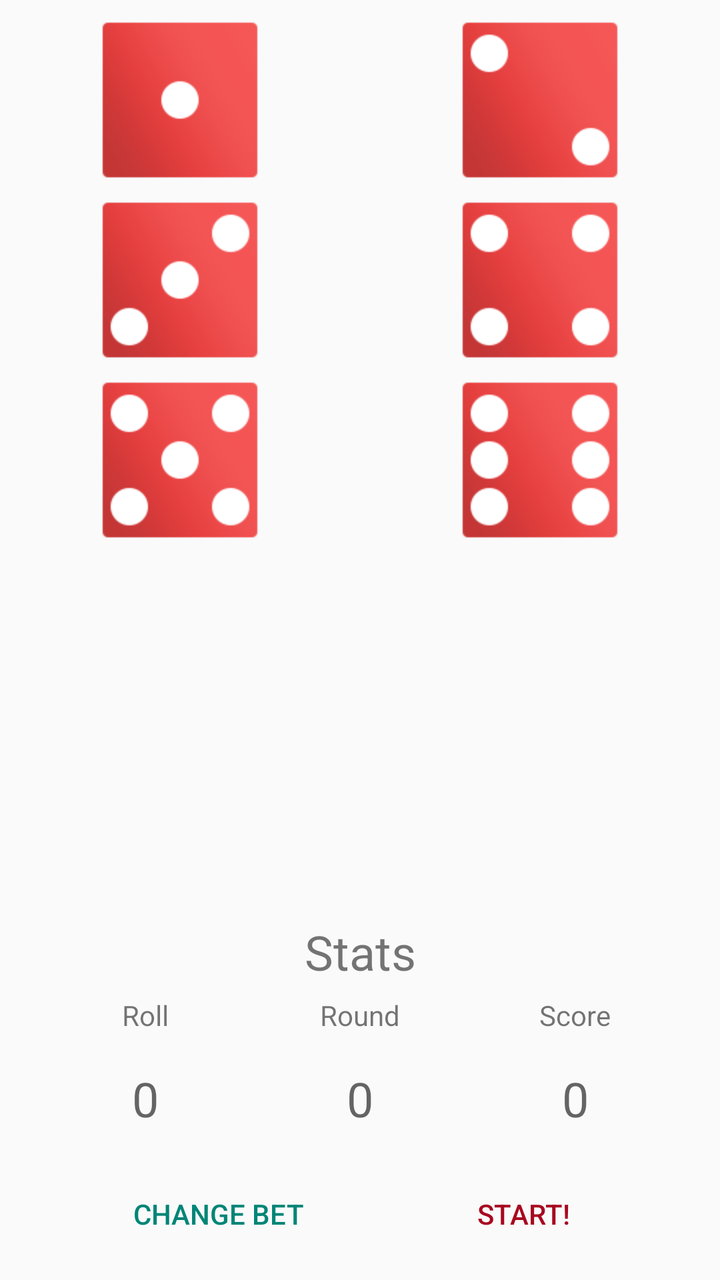
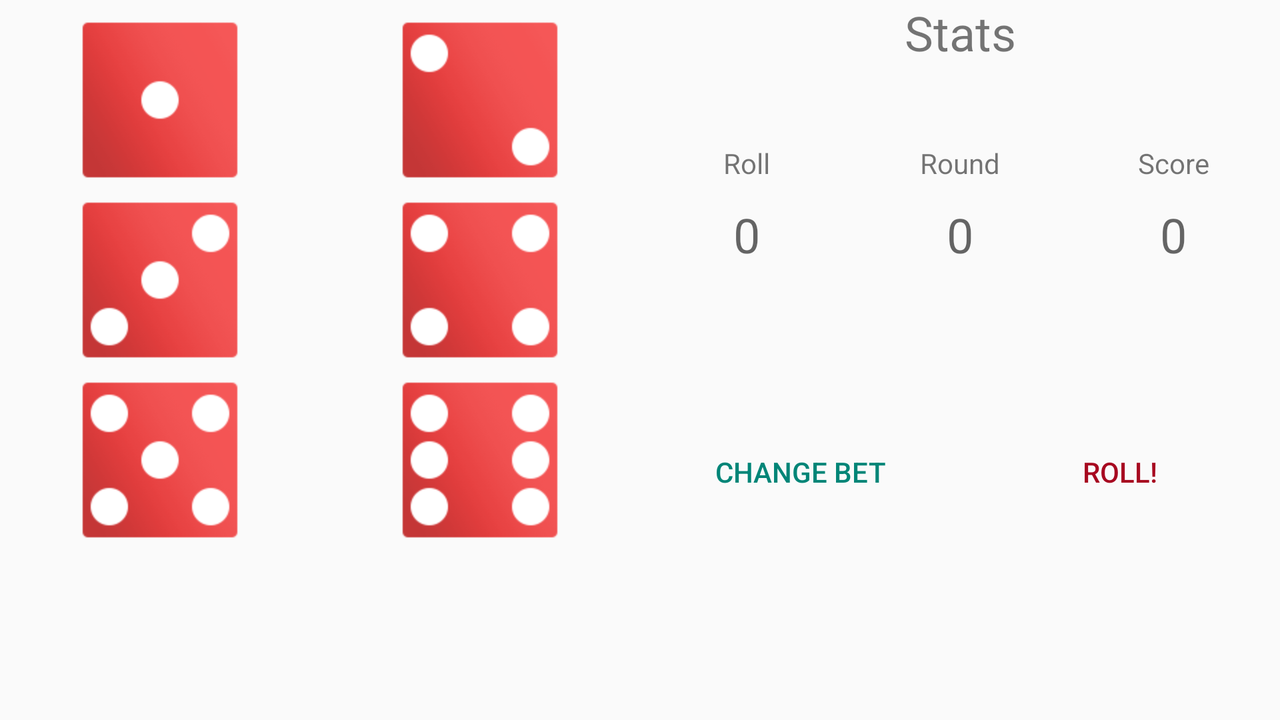

An Android layout and its configuration variant, each rendered on a device that would load it. The default file and the variant file are quoted in full after the pictures.
<!-- AndroidManifest.xml: application theme AppTheme -->
<!-- res/layout/fragment_play.xml -->
<FrameLayout xmlns:android="http://schemas.android.com/apk/res/android"
    xmlns:app="http://schemas.android.com/apk/res-auto"
    xmlns:tools="http://schemas.android.com/tools"
    android:layout_width="match_parent"
    android:layout_height="match_parent"
    android:id="@+id/frag_play"
    tools:context="com.nozagleh.dicegame3000.Play">

    

    <android.support.constraint.ConstraintLayout
        android:layout_width="match_parent"
        android:layout_height="match_parent">

        <Button
            android:id="@+id/btnRoll"
            style="@android:style/Widget.Material.Light.Button.Borderless"
            android:layout_width="wrap_content"
            android:layout_height="0dp"
            android:text="@string/btn_start"
            android:textColor="@color/colorPrimaryDark"
            app:layout_constraintBaseline_toBaselineOf="@+id/btnBet"
            app:layout_constraintLeft_toRightOf="@+id/btnBet"
            app:layout_constraintRight_toRightOf="parent" />

        <Button
            android:id="@+id/btnBet"
            style="@style/Widget.AppCompat.Button.ButtonBar.AlertDialog"
            android:layout_width="wrap_content"
            android:layout_height="0dp"
            android:layout_marginBottom="9dp"
            android:text="@string/btn_bet"
            app:layout_constraintBottom_toBottomOf="parent"
            app:layout_constraintLeft_toLeftOf="parent"
            app:layout_constraintRight_toLeftOf="@+id/btnRoll" />

        <TextView
            android:id="@+id/txtRoll"
            android:layout_width="70dp"
            android:layout_height="50dp"
            android:layout_marginBottom="10dp"
            android:elevation="0dp"
            android:paddingBottom="10dp"
            android:paddingLeft="10dp"
            android:paddingRight="10dp"
            android:paddingTop="10dp"
            android:text="@string/txt_score"
            android:textAlignment="center"
            android:textColor="?attr/colorControlNormal"
            android:textSize="24sp"
            app:layout_constraintBottom_toTopOf="@+id/btnBet"
            app:layout_constraintLeft_toLeftOf="parent"
            app:layout_constraintRight_toLeftOf="@+id/txtRound"
            app:layout_constraintHorizontal_bias="0.5" />

        <TextView
            android:id="@+id/txtRoundLabel"
            android:layout_width="wrap_content"
            android:layout_height="wrap_content"
            android:layout_marginBottom="6dp"
            android:layout_marginEnd="8dp"
            android:layout_marginLeft="8dp"
            android:layout_marginRight="8dp"
            android:layout_marginStart="8dp"
            android:text="@string/lbl_round"
            app:layout_constraintBottom_toTopOf="@+id/txtRound"
            app:layout_constraintLeft_toLeftOf="@+id/txtRound"
            app:layout_constraintRight_toRightOf="@+id/txtRound" />

        <TextView
            android:id="@+id/txtRollLabel"
            android:layout_width="wrap_content"
            android:layout_height="wrap_content"
            android:layout_marginEnd="8dp"
            android:layout_marginLeft="8dp"
            android:layout_marginRight="8dp"
            android:layout_marginStart="8dp"
            android:text="@string/lbl_roll"
            app:layout_constraintBaseline_toBaselineOf="@+id/txtRoundLabel"
            app:layout_constraintLeft_toLeftOf="@+id/txtRoll"
            app:layout_constraintRight_toRightOf="@+id/txtRoll" />

        <TextView
            android:id="@+id/txtScore"
            android:layout_width="70dp"
            android:layout_height="50dp"
            android:elevation="0dp"
            android:paddingBottom="10dp"
            android:paddingLeft="10dp"
            android:paddingRight="10dp"
            android:paddingTop="10dp"
            android:text="@string/txt_score"
            android:textAlignment="center"
            android:textColor="?attr/colorControlNormal"
            android:textSize="24sp"
            app:layout_constraintBaseline_toBaselineOf="@+id/txtRound"
            app:layout_constraintLeft_toRightOf="@+id/txtRound"
            app:layout_constraintRight_toRightOf="parent" />

        <TextView
            android:id="@+id/txtScoreLabel"
            android:layout_width="wrap_content"
            android:layout_height="wrap_content"
            android:layout_marginEnd="8dp"
            android:layout_marginLeft="8dp"
            android:layout_marginRight="8dp"
            android:layout_marginStart="8dp"
            android:text="@string/lbl_score"
            app:layout_constraintBaseline_toBaselineOf="@+id/txtRollLabel"
            app:layout_constraintLeft_toLeftOf="@+id/txtScore"
            app:layout_constraintRight_toRightOf="@+id/txtScore" />

        <TextView
            android:id="@+id/txtRound"
            android:layout_width="70dp"
            android:layout_height="50dp"
            android:elevation="0dp"
            android:paddingBottom="10dp"
            android:paddingLeft="10dp"
            android:paddingRight="10dp"
            android:paddingTop="10dp"
            android:text="@string/txt_score"
            android:textAlignment="center"
            android:textColor="?attr/colorControlNormal"
            android:textSize="24sp"
            app:layout_constraintBaseline_toBaselineOf="@+id/txtRoll"
            app:layout_constraintLeft_toRightOf="@+id/txtRoll"
            app:layout_constraintRight_toLeftOf="@+id/txtScore" />

        <TextView
            android:id="@+id/lblScores"
            android:layout_width="wrap_content"
            android:layout_height="wrap_content"
            android:layout_marginBottom="6dp"
            android:text="@string/lbl_scores"
            android:textSize="24sp"
            app:layout_constraintBottom_toTopOf="@+id/txtRoundLabel"
            app:layout_constraintLeft_toLeftOf="parent"
            app:layout_constraintRight_toRightOf="parent" />

        <TableLayout
            android:id="@+id/tlImages"
            android:layout_width="0dp"
            android:layout_height="wrap_content"
            android:layout_marginTop="10dp"
            android:visibility="visible"
            app:layout_constraintHorizontal_bias="0.0"
            app:layout_constraintLeft_toLeftOf="parent"
            app:layout_constraintRight_toRightOf="parent"
            app:layout_constraintTop_toTopOf="parent">

            <TableRow
                android:layout_width="1dp"
                android:layout_height="495dp"
                android:layout_marginBottom="10dp"
                android:weightSum="100"
                tools:layout_editor_absoluteX="8dp"
                tools:layout_editor_absoluteY="8dp">

                <ImageView
                    android:id="@+id/imageView"
                    android:layout_width="wrap_content"
                    android:layout_height="80dp"
                    android:layout_weight="50"
                    android:clickable="true"
                    android:contentDescription="@string/default_desc_dice"
                    app:srcCompat="@drawable/red1" />

                <ImageView
                    android:id="@+id/imageView2"
                    android:layout_width="wrap_content"
                    android:layout_height="80dp"
                    android:layout_weight="50"
                    android:clickable="true"
                    android:contentDescription="@string/default_desc_dice"
                    app:srcCompat="@drawable/red2" />
            </TableRow>

            <TableRow
                android:layout_width="0dp"
                android:layout_height="73dp"
                android:layout_marginBottom="10dp"
                tools:layout_editor_absoluteX="8dp"
                tools:layout_editor_absoluteY="89dp">

                <ImageView
                    android:id="@+id/imageView3"
                    android:layout_width="wrap_content"
                    android:layout_height="80dp"
                    android:layout_weight="50"
                    android:clickable="true"
                    android:contentDescription="@string/default_desc_dice"
                    app:srcCompat="@drawable/red3" />

                <ImageView
                    android:id="@+id/imageView4"
                    android:layout_width="wrap_content"
                    android:layout_height="80dp"
                    android:layout_weight="50"
                    android:clickable="true"
                    android:contentDescription="@string/default_desc_dice"
                    app:srcCompat="@drawable/red4" />

            </TableRow>

            <TableRow
                android:layout_width="0dp"
                android:layout_height="495dp"
                tools:layout_editor_absoluteX="8dp"
                tools:layout_editor_absoluteY="89dp">

                <ImageView
                    android:id="@+id/imageView5"
                    android:layout_width="wrap_content"
                    android:layout_height="80dp"
                    android:layout_weight="50"
                    android:clickable="true"
                    android:contentDescription="@string/default_desc_dice"
                    app:srcCompat="@drawable/red5" />

                <ImageView
                    android:id="@+id/imageView6"
                    android:layout_width="wrap_content"
                    android:layout_height="80dp"
                    android:layout_weight="50"
                    android:clickable="true"
                    android:contentDescription="@string/default_desc_dice"
                    app:srcCompat="@drawable/red6" />
            </TableRow>

        </TableLayout>

    </android.support.constraint.ConstraintLayout>
</FrameLayout>
<!-- resources referenced by this layout -->
<resources>
  <color name="colorPrimaryDark">#a70820</color>
  <!-- drawable red1: png bitmap (drawable, 22656 bytes) -->
  <!-- drawable red2: png bitmap (drawable, 23327 bytes) -->
  <!-- drawable red3: png bitmap (drawable, 23875 bytes) -->
  <!-- drawable red4: png bitmap (drawable, 24312 bytes) -->
  <!-- drawable red5: png bitmap (drawable, 24909 bytes) -->
  <!-- drawable red6: png bitmap (drawable, 25177 bytes) -->
  <string name="btn_bet">Change bet</string>
  <string name="btn_start">Start!</string>
  <string name="default_desc_dice">Die</string>
  <string name="lbl_roll">Roll</string>
  <string name="lbl_round">Round</string>
  <string name="lbl_score">Score</string>
  <string name="lbl_scores">Stats</string>
  <string name="txt_score">0</string>
  <style name="AppTheme" parent="Theme.AppCompat.DayNight.DarkActionBar">
          
      </style>
</resources>
<!-- res/layout-land/fragment_play.xml (the author's variant of the layout above) -->
<!-- drawn on the phone turned sideways -->
<LinearLayout xmlns:android="http://schemas.android.com/apk/res/android"
    xmlns:app="http://schemas.android.com/apk/res-auto"
    xmlns:tools="http://schemas.android.com/tools"
    android:id="@+id/frag_play"
    tools:context="com.nozagleh.dicegame3000.Play"
    android:layout_width="match_parent"
    android:layout_height="match_parent"
    android:weightSum="2"
    android:orientation="horizontal"
    android:baselineAligned="false">

    <LinearLayout
        android:layout_width="0dp"
        android:layout_height="match_parent"
        android:layout_weight="1"
        android:orientation="vertical">

        <TableLayout
            android:id="@+id/tlImages"
            android:layout_width="match_parent"
            android:layout_height="match_parent"
            android:layout_marginTop="10dp"
            android:visibility="visible"
            app:layout_constraintHorizontal_bias="0.0"
            app:layout_constraintLeft_toLeftOf="parent"
            app:layout_constraintRight_toRightOf="parent"
            app:layout_constraintTop_toTopOf="parent">

            <TableRow
                android:layout_width="1dp"
                android:layout_height="495dp"
                android:layout_marginBottom="10dp"
                android:weightSum="100"
                tools:layout_editor_absoluteX="8dp"
                tools:layout_editor_absoluteY="8dp">

                <ImageView
                    android:id="@+id/imageView"
                    android:layout_width="wrap_content"
                    android:layout_height="80dp"
                    android:layout_weight="50"
                    android:clickable="true"
                    android:contentDescription="@string/default_desc_dice"
                    app:srcCompat="@drawable/red1" />

                <ImageView
                    android:id="@+id/imageView2"
                    android:layout_width="wrap_content"
                    android:layout_height="80dp"
                    android:layout_weight="50"
                    android:clickable="true"
                    android:contentDescription="@string/default_desc_dice"
                    app:srcCompat="@drawable/red2" />
            </TableRow>

            <TableRow
                android:layout_width="0dp"
                android:layout_height="73dp"
                android:layout_marginBottom="10dp"
                tools:layout_editor_absoluteX="8dp"
                tools:layout_editor_absoluteY="89dp">

                <ImageView
                    android:id="@+id/imageView3"
                    android:layout_width="wrap_content"
                    android:layout_height="80dp"
                    android:layout_weight="50"
                    android:clickable="true"
                    android:contentDescription="@string/default_desc_dice"
                    app:srcCompat="@drawable/red3" />

                <ImageView
                    android:id="@+id/imageView4"
                    android:layout_width="wrap_content"
                    android:layout_height="80dp"
                    android:layout_weight="50"
                    android:clickable="true"
                    android:contentDescription="@string/default_desc_dice"
                    app:srcCompat="@drawable/red4" />

            </TableRow>

            <TableRow
                android:layout_width="0dp"
                android:layout_height="495dp"
                tools:layout_editor_absoluteX="8dp"
                tools:layout_editor_absoluteY="89dp">

                <ImageView
                    android:id="@+id/imageView5"
                    android:layout_width="wrap_content"
                    android:layout_height="80dp"
                    android:layout_weight="50"
                    android:clickable="true"
                    android:contentDescription="@string/default_desc_dice"
                    app:srcCompat="@drawable/red5" />

                <ImageView
                    android:id="@+id/imageView6"
                    android:layout_width="wrap_content"
                    android:layout_height="80dp"
                    android:layout_weight="50"
                    android:clickable="true"
                    android:contentDescription="@string/default_desc_dice"
                    app:srcCompat="@drawable/red6" />
            </TableRow>

        </TableLayout>
    </LinearLayout>

    <LinearLayout
        android:layout_width="0dp"
        android:layout_height="match_parent"
        android:layout_weight="1"
        android:orientation="vertical">

        <LinearLayout
            android:layout_width="match_parent"
            android:layout_height="0dp"
            android:layout_weight="0.5"
            android:orientation="horizontal">

            <TextView
                android:id="@+id/lblScores"
                android:layout_width="0dp"
                android:layout_height="wrap_content"
                android:layout_marginBottom="6dp"
                android:layout_weight="1"
                android:text="@string/lbl_scores"
                android:textAlignment="center"
                android:textSize="24sp"
                app:layout_constraintBottom_toTopOf="@+id/txtRoundLabel"
                app:layout_constraintLeft_toLeftOf="parent"
                app:layout_constraintRight_toRightOf="parent" />
        </LinearLayout>

        <LinearLayout
            android:layout_width="match_parent"
            android:layout_height="0dp"
            android:layout_weight="1"
            android:orientation="horizontal"
            android:baselineAligned="false">

            <LinearLayout
                android:layout_width="0dp"
                android:layout_height="match_parent"
                android:layout_weight="1"
                android:orientation="vertical">

                <TextView
                    android:id="@+id/txtRollLabel"
                    android:layout_width="match_parent"
                    android:layout_height="wrap_content"
                    android:layout_marginEnd="8dp"
                    android:layout_marginLeft="8dp"
                    android:layout_marginRight="8dp"
                    android:layout_marginStart="8dp"
                    android:text="@string/lbl_roll"
                    android:textAlignment="center"
                    app:layout_constraintBaseline_toBaselineOf="@+id/txtRoundLabel"
                    app:layout_constraintLeft_toLeftOf="@+id/txtRoll"
                    app:layout_constraintRight_toRightOf="@+id/txtRoll" />

                <TextView
                    android:id="@+id/txtRoll"
                    android:layout_width="match_parent"
                    android:layout_height="50dp"
                    android:layout_marginBottom="10dp"
                    android:elevation="0dp"
                    android:paddingBottom="10dp"
                    android:paddingLeft="10dp"
                    android:paddingRight="10dp"
                    android:paddingTop="10dp"
                    android:text="@string/txt_score"
                    android:textAlignment="center"
                    android:textColor="?attr/colorControlNormal"
                    android:textSize="24sp"
                    app:layout_constraintBottom_toTopOf="@+id/btnBet"
                    app:layout_constraintHorizontal_bias="0.5"
                    app:layout_constraintLeft_toLeftOf="parent"
                    app:layout_constraintRight_toLeftOf="@+id/txtRound" />
            </LinearLayout>

            <LinearLayout
                android:layout_width="0dp"
                android:layout_height="match_parent"
                android:layout_weight="1"
                android:orientation="vertical">

                <TextView
                    android:id="@+id/txtRoundLabel"
                    android:layout_width="match_parent"
                    android:layout_height="wrap_content"
                    android:layout_marginEnd="8dp"
                    android:layout_marginLeft="8dp"
                    android:layout_marginRight="8dp"
                    android:layout_marginStart="8dp"
                    android:text="@string/lbl_round"
                    android:textAlignment="center"
                    app:layout_constraintBottom_toTopOf="@+id/txtRound"
                    app:layout_constraintLeft_toLeftOf="@+id/txtRound"
                    app:layout_constraintRight_toRightOf="@+id/txtRound" />

                <TextView
                    android:id="@+id/txtRound"
                    android:layout_width="match_parent"
                    android:layout_height="50dp"
                    android:elevation="0dp"
                    android:paddingBottom="10dp"
                    android:paddingLeft="10dp"
                    android:paddingRight="10dp"
                    android:paddingTop="10dp"
                    android:text="@string/txt_score"
                    android:textAlignment="center"
                    android:textColor="?attr/colorControlNormal"
                    android:textSize="24sp"
                    app:layout_constraintBaseline_toBaselineOf="@+id/txtRoll"
                    app:layout_constraintLeft_toRightOf="@+id/txtRoll"
                    app:layout_constraintRight_toLeftOf="@+id/txtScore" />
            </LinearLayout>

            <LinearLayout
                android:layout_width="0dp"
                android:layout_height="match_parent"
                android:layout_weight="1"
                android:orientation="vertical">

                <TextView
                    android:id="@+id/txtScoreLabel"
                    android:layout_width="match_parent"
                    android:layout_height="wrap_content"
                    android:layout_marginEnd="8dp"
                    android:layout_marginLeft="8dp"
                    android:layout_marginRight="8dp"
                    android:layout_marginStart="8dp"
                    android:text="@string/lbl_score"
                    android:textAlignment="center"
                    app:layout_constraintBaseline_toBaselineOf="@+id/txtRollLabel"
                    app:layout_constraintLeft_toLeftOf="@+id/txtScore"
                    app:layout_constraintRight_toRightOf="@+id/txtScore" />

                <TextView
                    android:id="@+id/txtScore"
                    android:layout_width="match_parent"
                    android:layout_height="50dp"
                    android:elevation="0dp"
                    android:paddingBottom="10dp"
                    android:paddingLeft="10dp"
                    android:paddingRight="10dp"
                    android:paddingTop="10dp"
                    android:text="@string/txt_score"
                    android:textAlignment="center"
                    android:textColor="?attr/colorControlNormal"
                    android:textSize="24sp"
                    app:layout_constraintBaseline_toBaselineOf="@+id/txtRound"
                    app:layout_constraintLeft_toRightOf="@+id/txtRound"
                    app:layout_constraintRight_toRightOf="parent" />
            </LinearLayout>

        </LinearLayout>

        <LinearLayout
            android:layout_width="match_parent"
            android:layout_height="0dp"
            android:layout_weight="1"
            android:orientation="horizontal"
            android:baselineAligned="false">

            <LinearLayout
                android:layout_width="match_parent"
                android:layout_height="match_parent"
                android:layout_weight="1"
                android:orientation="vertical">

                <Button
                    android:id="@+id/btnBet"
                    style="@style/Widget.AppCompat.Button.ButtonBar.AlertDialog"
                    android:layout_width="match_parent"
                    android:layout_height="40dp"
                    android:layout_marginBottom="9dp"
                    android:text="@string/btn_bet"
                    app:layout_constraintBottom_toBottomOf="parent"
                    app:layout_constraintLeft_toLeftOf="parent"
                    app:layout_constraintRight_toLeftOf="@+id/btnRoll" />
            </LinearLayout>

            <LinearLayout
                android:layout_width="match_parent"
                android:layout_height="match_parent"
                android:layout_weight="1"
                android:orientation="vertical">

                <Button
                    android:id="@+id/btnRoll"
                    style="@android:style/Widget.Material.Light.Button.Borderless"
                    android:layout_width="match_parent"
                    android:layout_height="40dp"
                    android:text="@string/btn_roll"
                    android:textColor="@color/colorPrimaryDark"
                    app:layout_constraintBaseline_toBaselineOf="@+id/btnBet"
                    app:layout_constraintLeft_toRightOf="@+id/btnBet"
                    app:layout_constraintRight_toRightOf="parent" />

            </LinearLayout>

        </LinearLayout>

    </LinearLayout>

</LinearLayout>
<!-- resources referenced by the variant -->
<!-- as the phone turned sideways resolves them -->
<resources>
  <color name="colorPrimaryDark">#a70820</color>
  <!-- drawable red1: png bitmap (drawable, 22656 bytes) -->
  <!-- drawable red2: png bitmap (drawable, 23327 bytes) -->
  <!-- drawable red3: png bitmap (drawable, 23875 bytes) -->
  <!-- drawable red4: png bitmap (drawable, 24312 bytes) -->
  <!-- drawable red5: png bitmap (drawable, 24909 bytes) -->
  <!-- drawable red6: png bitmap (drawable, 25177 bytes) -->
  <string name="btn_bet">Change bet</string>
  <string name="btn_roll">Roll!</string>
  <string name="default_desc_dice">Die</string>
  <string name="lbl_roll">Roll</string>
  <string name="lbl_round">Round</string>
  <string name="lbl_score">Score</string>
  <string name="lbl_scores">Stats</string>
  <string name="txt_score">0</string>
  <style name="AppTheme" parent="Theme.AppCompat.DayNight.DarkActionBar">
          
      </style>
</resources>
